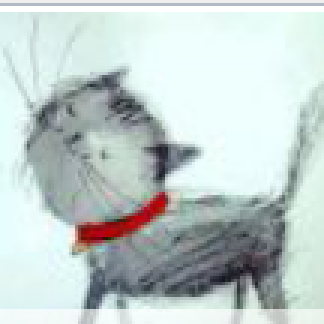
#> input picture 模块/test.png, 108 x 108 px (shown 3 times larger)
$ python three.py   (Python 2 division)
#> lines starting #> are read from the running program, lines starting #| are printed output that depends on the picture
#!/usr/bin/env python
# -*- coding: utf-8 -*-
#使用第三方模块
from PIL import Image
im = Image.open('test.png')
#> im is the input picture: PIL image 108x108 RGB; mean R, G, B 193.4, 206, 204.3
print im.format, im.size, im.mode
#| PNG (108, 108) RGB
im.thumbnail((50, 50))
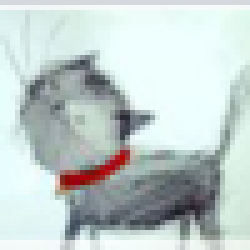
#> im: PIL image 50x50 RGB (shown 5 times larger); mean R, G, B 193.3, 205.9, 204.2
im.save('thumb.jpg', 'JPEG')

import sys
print sys.path
